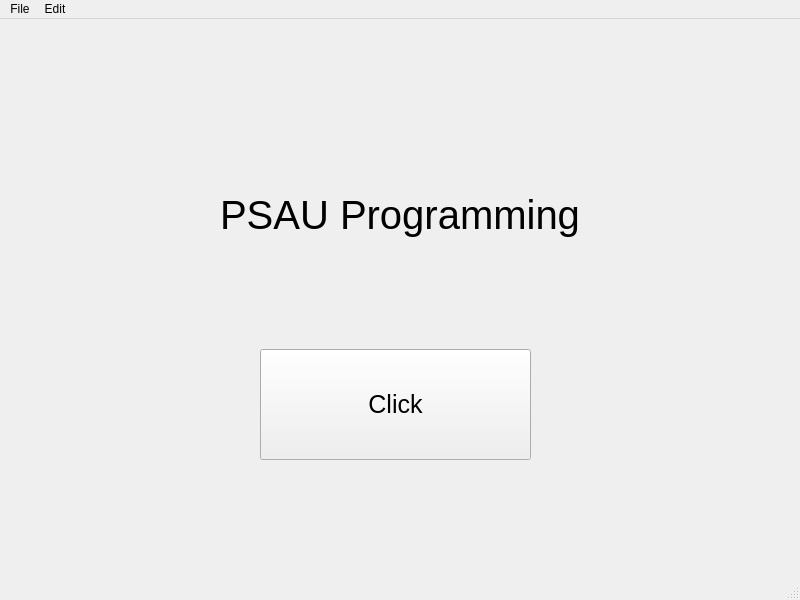
<?xml version="1.0" encoding="UTF-8"?>
<ui version="4.0">
 <class>MainWindow</class>
 <widget class="QMainWindow" name="MainWindow">
  <property name="geometry">
   <rect>
    <x>0</x>
    <y>0</y>
    <width>800</width>
    <height>600</height>
   </rect>
  </property>
  <property name="windowTitle">
   <string>MainWindow</string>
  </property>
  <widget class="QWidget" name="centralwidget">
   <widget class="QPushButton" name="pushButton">
    <property name="geometry">
     <rect>
      <x>260</x>
      <y>330</y>
      <width>271</width>
      <height>111</height>
     </rect>
    </property>
    <property name="font">
     <font>
      <pointsize>19</pointsize>
     </font>
    </property>
    <property name="text">
     <string>Click</string>
    </property>
   </widget>
   <widget class="QLabel" name="label">
    <property name="geometry">
     <rect>
      <x>220</x>
      <y>110</y>
      <width>371</width>
      <height>171</height>
     </rect>
    </property>
    <property name="font">
     <font>
      <pointsize>30</pointsize>
     </font>
    </property>
    <property name="text">
     <string>PSAU Programming</string>
    </property>
   </widget>
  </widget>
  <widget class="QMenuBar" name="menubar">
   <property name="geometry">
    <rect>
     <x>0</x>
     <y>0</y>
     <width>800</width>
     <height>21</height>
    </rect>
   </property>
   <widget class="QMenu" name="menuFile">
    <property name="title">
     <string>File</string>
    </property>
    <addaction name="actionnew"/>
    <addaction name="actionExit"/>
   </widget>
   <widget class="QMenu" name="menuEdit">
    <property name="title">
     <string>Edit</string>
    </property>
    <addaction name="actionEdit"/>
   </widget>
   <addaction name="menuFile"/>
   <addaction name="menuEdit"/>
  </widget>
  <widget class="QStatusBar" name="statusbar"/>
  <action name="actionnew">
   <property name="text">
    <string>new</string>
   </property>
  </action>
  <action name="actionExit">
   <property name="text">
    <string>Exit</string>
   </property>
  </action>
  <action name="actionEdit">
   <property name="text">
    <string>Edit</string>
   </property>
  </action>
 </widget>
 <resources/>
 <connections/>
</ui>
